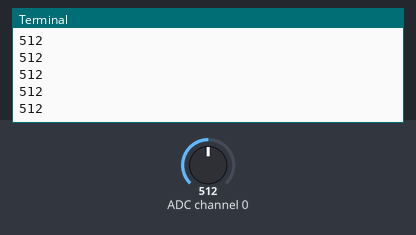
This program was run on a simulated Raspberry Pi (BCM pin numbers). On the bench: the last lines printed to the terminal. The inputs (shaded band) are chosen by the test bench; at power-on: ADC channel 0 = 512 (analog values on the 0–1023 scale).

Above: at 1.2 s.
1.3 s: ADC channel 0 set to 716
At 2.3 s:
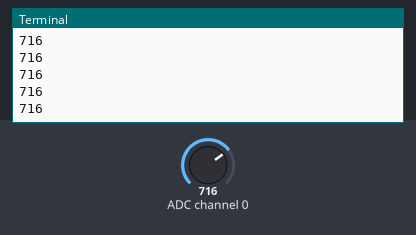
2.8 s: ADC channel 0 set to 900
At 3.8 s:
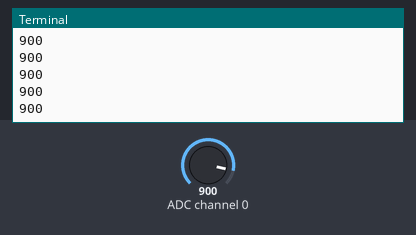
Timing chart, 0 to 4.4 s (numbered marks = the images above; inputs shaded):
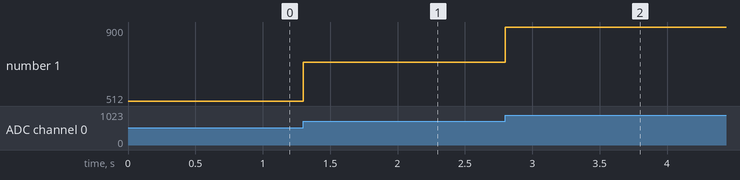

Measured:
- after the input at 1.3 s, the terminal: prints a new line at once (image 1)
- after the input at 2.8 s, the terminal: prints a new line at once (image 2)
- plotted number 1: 512 → 716 after the input at 1.3 s, 716 → 900 after the input at 2.8 s

The program:

circuittest.py
```python
import RPi.GPIO as GPIO
import time
# Import SPI library (for hardware SPI) and MCP3008 library.
import Adafruit_GPIO.SPI as SPI
import Adafruit_MCP3008

# Software SPI configuration:
CLK  = 18
MISO = 23
MOSI = 24
CS   = 25
mcp = Adafruit_MCP3008.MCP3008(clk=CLK, cs=CS, miso=MISO, mosi=MOSI)

GPIO.setmode(GPIO.BCM)
GPIO.setwarnings(False)

sensorPin3 = 21
sensorPin5 = 20
#tempSensor = 16
S0 = 19
S1 = 26
S2 = 12
S3 = 16

GPIO.setup(sensorPin3, GPIO.OUT)
GPIO.setup(sensorPin5, GPIO.OUT)

GPIO.setup(S0, GPIO.OUT)
GPIO.setup(S1, GPIO.OUT)
GPIO.setup(S2, GPIO.OUT)
GPIO.setup(S3, GPIO.OUT)

#GPIO.setup(tempSensor, GPIO.IN, GPIO.PUD_DOWN)

GPIO.output(sensorPin3, GPIO.LOW)
GPIO.output(sensorPin5, GPIO.LOW)

try:
    while(1):
        GPIO.output(S0, GPIO.LOW)
        GPIO.output(S1, GPIO.LOW)
        GPIO.output(S2, GPIO.HIGH)
        GPIO.output(S3, GPIO.LOW)

        GPIO.output(sensorPin5, GPIO.HIGH)
        GPIO.output(sensorPin3, GPIO.LOW)

        print(mcp.read_adc(0))

    while(1):
        GPIO.output(sensorPin5, GPIO.HIGH)
        GPIO.output(sensorPin3, GPIO.LOW)
        print("5 VOLTS")
        print(mcp.read_adc(0))
        time.sleep(2)

        print("ZERO")
        GPIO.output(sensorPin5, GPIO.LOW)
        GPIO.output(sensorPin3, GPIO.LOW)
        print(mcp.read_adc(0))
        time.sleep(3)

        GPIO.output(sensorPin3, GPIO.HIGH)
        GPIO.output(sensorPin5, GPIO.LOW)
        print("3 VOLTS")
        print(mcp.read_adc(0))
        time.sleep(2)

        print("ZERO")
        GPIO.output(sensorPin5, GPIO.LOW)
        GPIO.output(sensorPin3, GPIO.LOW)
        print(mcp.read_adc(0))
        time.sleep(3)

except KeyboardInterrupt:
    GPIO.output(sensorPin3, GPIO.LOW)
    GPIO.output(sensorPin5, GPIO.LOW)
    GPIO.cleanup()
```
